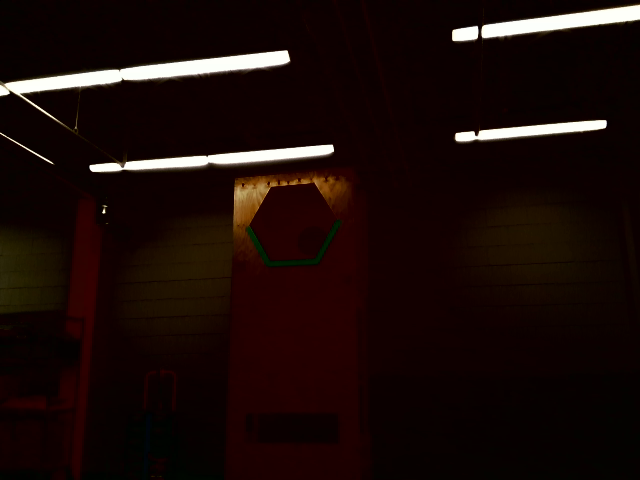
#> input picture src/vision/Elbit3_Color.png, 640 x 480 px
$ python Offline_Filter.py
#> lines starting #> are read from the running program, lines starting #| are printed output that depends on the picture; after the words box and inside, x2 and y2 are one past the last pixel; in counts of white or black regions, pixels touching at a corner belong together
# Final FRC 2020 vision program
# Exposure setting should be tuned on a per-competition basis
# They are currently tuned to the testing area
# Tuning for the RealSense camera can be done easily through the ReaslSense Viewer app in a GUI

from math import degrees, radians
import pyrealsense2 as rs2
import cv2
import numpy as np
import time

debugging = True

ANGLE_LOW_THRESHOLD = 40
ANGLE_HIGH_THRESHOLD = 70

# Resolution
WIDTH = 640
HEIGHT = 480
POINT_SAMPLES = 5

# Angle value of each pixel
FOV_ANGLE = 82.5
PIXEL_ANGLE = FOV_ANGLE / WIDTH

# Takes in slopes x and y, tests if they are equal to each other or any previously verified line


def unequal(new, old_list):
    variance = 5
    for i in old_list:
        x1, y1, x2, y2 = i[0]
        old_slope = degrees(np.arctan((y2 - y1) / (x2 - x1)))
        if abs(new - old_slope) < variance:
            return False
    return True


def newLine(
    filtered_lines, new_line, filtered_line_img, x1, y1, x2, y2, X_TOTAL, Y_TOTAL
):
    filtered_lines.append(new_line)
    if debugging:
        cv2.line(filtered_line_img, (x1, y1), (x2, y2), (0, 255, 0), 1)
    X_TOTAL += x1 + x2
    Y_TOTAL += y1 + y2

    return X_TOTAL, Y_TOTAL


VALS = []

FILTERED_LINE_IMG = np.zeros((HEIGHT, WIDTH, 3), np.uint8)

IMG = cv2.imread("Elbit3_Color.png")
#> IMG is the input picture: shape (480, 640, 3); mean B, G, R 8.8, 11.5, 26.2

# Convert from RGB to HSV, helps with filtering
HSV = cv2.cvtColor(IMG, cv2.COLOR_BGR2HSV)
#> HSV: shape (480, 640, 3); mean H, S, V 5.1, 244.8, 26.3

# Define upper and lower bounds for HSV variables
LOWER_COLOR = np.array([29, 144, 5])
UPPER_COLOR = np.array([144, 255, 255])

# Create mask within hsv range
MASK = cv2.inRange(HSV, LOWER_COLOR, UPPER_COLOR)
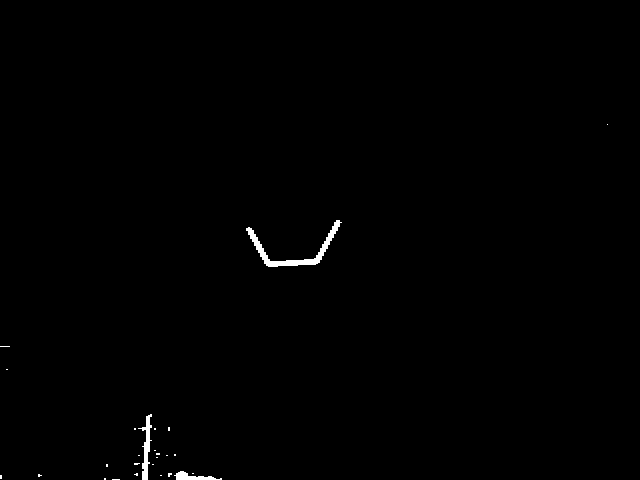
#> MASK: shape (480, 640); 0.47% white; 26 white regions (23 under 20 px), largest, box (x1, y1, x2, y2) and area: (246, 220, 342, 267) 784, (138, 414, 152, 480) 346, (174, 471, 222, 480) 206

# Blur image (buffer for pixel imperfections)
MEDIAN = cv2.medianBlur(MASK, 5)
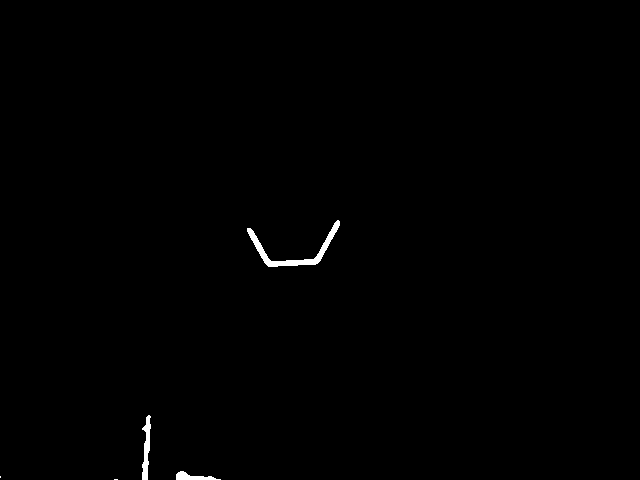
#> MEDIAN: shape (480, 640); 0.43% white; 5 white regions (2 under 20 px), largest, box (x1, y1, x2, y2) and area: (247, 220, 340, 267) 773, (142, 415, 151, 480) 335, (176, 471, 221, 480) 203

# Edge detection for use in line detection
MED_EDGES = cv2.Canny(MEDIAN, 50, 150)
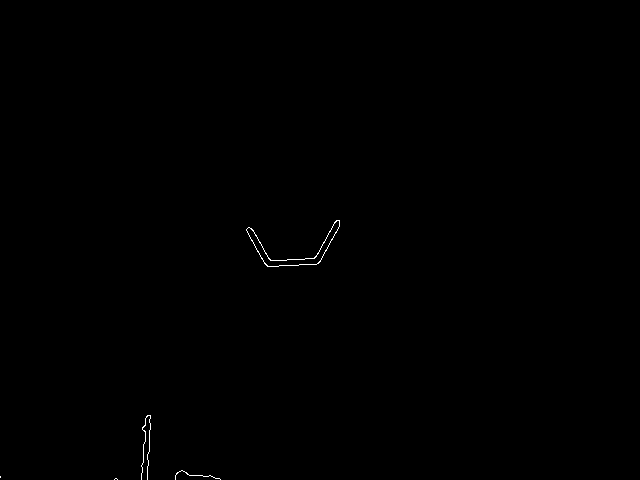
#> MED_EDGES: shape (480, 640); 0.15% white in thin lines or dots, all inside (x1, y1, x2, y2) = (0, 220, 340, 480)

if debugging:
    BLUR = cv2.GaussianBlur(MASK, (3, 3), 0)

    BLUR_EDGES = cv2.Canny(BLUR, 100, 200)
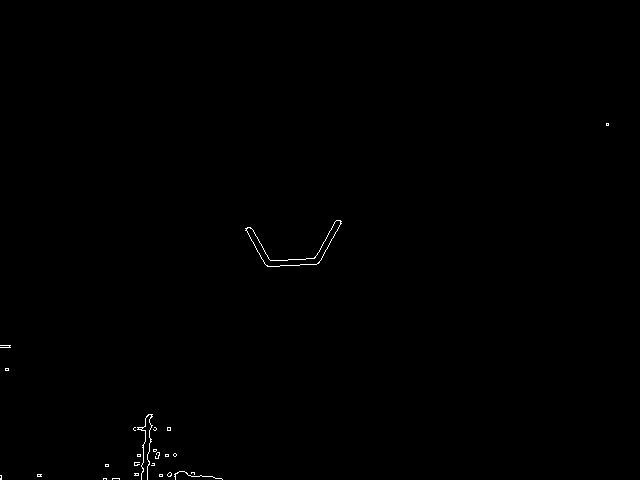
#> BLUR_EDGES: shape (480, 640); 0.23% white in thin lines or dots, all inside (x1, y1, x2, y2) = (0, 123, 609, 480)
    MASK_EDGES = cv2.Canny(MASK, 100, 200)
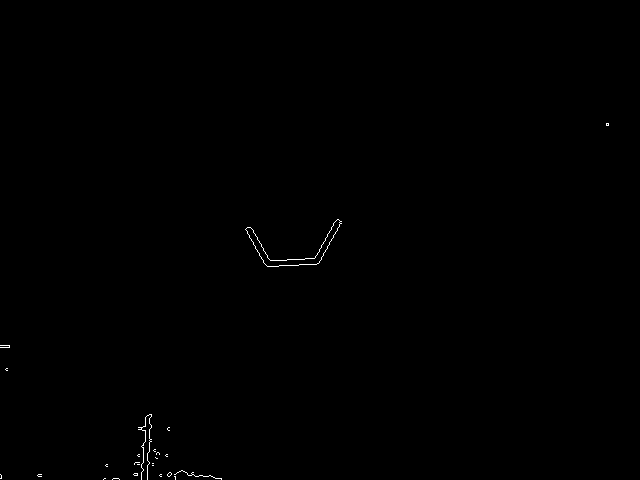
#> MASK_EDGES: shape (480, 640); 0.19% white in thin lines or dots, all inside (x1, y1, x2, y2) = (0, 123, 609, 480)

    # Empty image for drawing lines (testing)
    FILTERED_LINE_IMG = np.zeros((HEIGHT, WIDTH, 3), np.uint8)
    LINE_IMG = np.zeros((HEIGHT, WIDTH, 3), np.uint8)
# Find lines in selected image
LINES = cv2.HoughLinesP(MED_EDGES, 1, radians(0.5), 25, maxLineGap=25)
#> LINES = [[141, 479, 145, 418], [310, 264, 336, 220], [267, 266, 316, 264], [263, 261, 322, 257], [147, 479, 150, 415], [318, 263, 339, 225], [246, 230, 266, 265], [251, 228, 270, 259]]

# If there are lines:
if LINES is not None:
    NUM_LINES = len(LINES)
#> NUM_LINES = 8
    FILTERED_LINES = []
    X_TOTAL = 0
    Y_TOTAL = 0

    for NEW_LINE in LINES:
        x1, y1, x2, y2 = NEW_LINE[0]
        new_slope = degrees(np.arctan((y2 - y1) / (x2 - x1)))

        # Checks if we have verified lines, and makes a new line based on that.
        if FILTERED_LINES:
            if (
                ANGLE_HIGH_THRESHOLD > abs(new_slope) > ANGLE_LOW_THRESHOLD
            ) and unequal(new_slope, FILTERED_LINES):
                X_TOTAL, Y_TOTAL = newLine(
                    FILTERED_LINES,
                    NEW_LINE,
                    FILTERED_LINE_IMG,
                    x1,
                    y1,
                    x2,
                    y2,
                    X_TOTAL,
                    Y_TOTAL,
                )
        elif ANGLE_HIGH_THRESHOLD > abs(new_slope) > ANGLE_LOW_THRESHOLD:
            X_TOTAL, Y_TOTAL = newLine(
                FILTERED_LINES,
                NEW_LINE,
                FILTERED_LINE_IMG,
                x1,
                y1,
                x2,
                y2,
                X_TOTAL,
                Y_TOTAL,
            )
#> this loop made 8 passes
#> (x1, y1, x2, y2, new_slope, X_TOTAL, Y_TOTAL) on passes 2, 7: (310, 264, 336, 220, -59.42, 646, 484), (246, 230, 266, 265, 60.26, 1158, 979)
#> (x1, y1, x2, y2, new_slope) on passes 1, 3, 4, 5, 6, 8: (141, 479, 145, 418, -86.25), (267, 266, 316, 264, -2.34), (263, 261, 322, 257, -3.88), (147, 479, 150, 415, -87.32), (318, 263, 339, 225, -61.07), (251, 228, 270, 259, 58.5)
    NUM_LINES = len(FILTERED_LINES)
#> NUM_LINES = 2
    if FILTERED_LINES:
        VALS.append([X_TOTAL / (2 * NUM_LINES), Y_TOTAL / (2 * NUM_LINES)])
        X_AVG = 0
        Y_AVG = 0

        for VAL in VALS:
            X_VAL, Y_VAL = VAL
            X_AVG += X_VAL
            Y_AVG += Y_VAL
#> this loop made 1 pass
#> (X_VAL, Y_VAL, X_AVG, Y_AVG) on pass 1: (289.5, 244.8, 289.5, 244.8)
#> after the loop, X_AVG = 289.5; Y_AVG = 244.8
        X_AVG = int(X_AVG)
#> X_AVG = 289
        Y_AVG = int(Y_AVG)
#> Y_AVG = 244

        cv2.circle(FILTERED_LINE_IMG, (X_AVG, Y_AVG), 5, [255, 255, 255], -1)
    if debugging:
        for LINE in LINES:
            x1, y1, x2, y2 = LINE[0]
            cv2.line(LINE_IMG, (x1, y1), (x2, y2), (0, 255, 0), 1)
#> this loop made 8 passes
# Open the gallery of all my filtered works
if debugging:
    cv2.imshow("og lines", LINE_IMG)
    cv2.imshow("lines", FILTERED_LINE_IMG)
    cv2.imshow("OG", IMG)
    cv2.imshow("Mask", MASK)
    cv2.imshow("blur", BLUR_EDGES)
    cv2.imshow("median", MEDIAN)
    cv2.imshow("med", MED_EDGES)
    cv2.imshow("Mask Edges", MASK_EDGES)
cv2.waitKey(0)

cv2.destroyAllWindows()

$ run again, with src/vision/Elbit1_Color.png copied over src/vision/Elbit3_Color.png
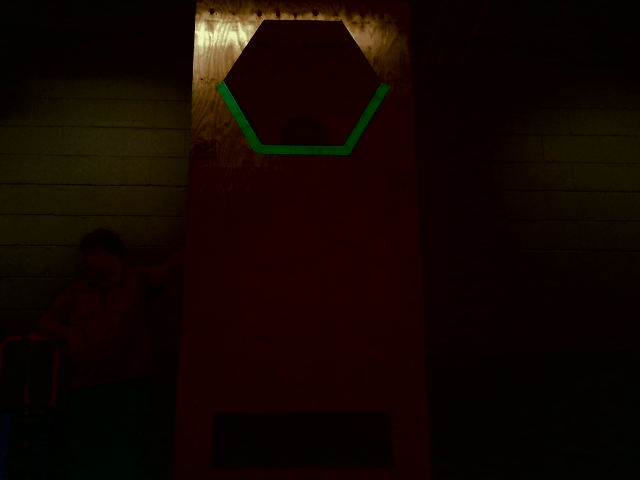
#> input picture src/vision/Elbit1_Color.png, 640 x 480 px
#> IMG is the input picture: shape (480, 640, 3); mean B, G, R 1.3, 6.2, 18.5
#> HSV: shape (480, 640, 3); mean H, S, V 10.3, 252.7, 19
#> `MASK = cv2.inRange(HSV, LOWER_COLOR, UPPER_COLOR)`:
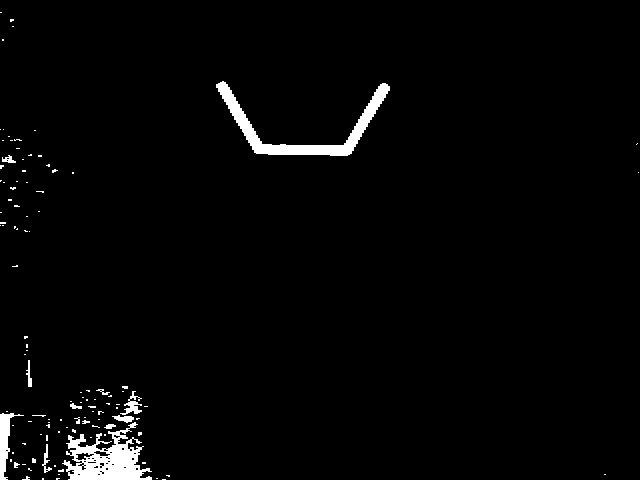
#> MASK: shape (480, 640); 2.3% white; 113 white regions (99 under 20 px), largest, box (x1, y1, x2, y2) and area: (216, 81, 390, 156) 2584, (62, 422, 152, 480) 2576, (0, 413, 24, 480) 562
#> MEDIAN: shape (480, 640); 2.1% white; 24 white regions (14 under 20 px), largest, box (x1, y1, x2, y2) and area: (64, 429, 152, 480) 2608, (216, 82, 390, 156) 2577, (0, 413, 14, 480) 551
#> MED_EDGES: shape (480, 640); 0.43% white in thin lines or dots, all inside (x1, y1, x2, y2) = (0, 81, 390, 480)
#> BLUR_EDGES: shape (480, 640); 0.98% white in thin lines or dots
#> `MASK_EDGES = cv2.Canny(MASK, 100, 200)`:
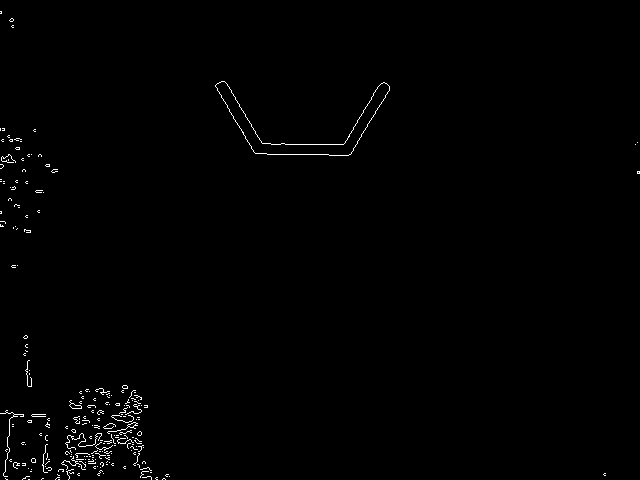
#> MASK_EDGES: shape (480, 640); 0.73% white in thin lines or dots
#> LINES = 13 rows, first 6: [227, 84, 269, 154], [216, 87, 255, 153], [271, 144, 356, 144], [338, 155, 378, 86], [350, 154, 389, 88], [256, 153, 348, 155]
#> `NUM_LINES = len(LINES)`: NUM_LINES = 13
#> the loop `for NEW_LINE in LINES:` made 13 passes
#> (x1, y1, x2, y2, new_slope, X_TOTAL, Y_TOTAL) on passes 1, 4, 7, 12: (227, 84, 269, 154, 59.04, 496, 238), (338, 155, 378, 86, -59.9, 1212, 479), (68, 473, 134, 394, -50.12, 1414, 1346), (72, 465, 136, 401, -45, 1622, 2212)
#> `NUM_LINES = len(FILTERED_LINES)`: NUM_LINES = 4
#> the loop `for VAL in VALS:` made 1 pass
#> (X_VAL, Y_VAL, X_AVG, Y_AVG) on pass 1: (202.8, 276.5, 202.8, 276.5)
#> after the loop `for VAL in VALS:`: X_AVG = 202.8; Y_AVG = 276.5
#> `X_AVG = int(X_AVG)`: X_AVG = 202
#> `Y_AVG = int(Y_AVG)`: Y_AVG = 276
#> the loop `for LINE in LINES:` made 13 passes

$ run again, with src/vision/Elbit2_Color.png copied over src/vision/Elbit3_Color.png
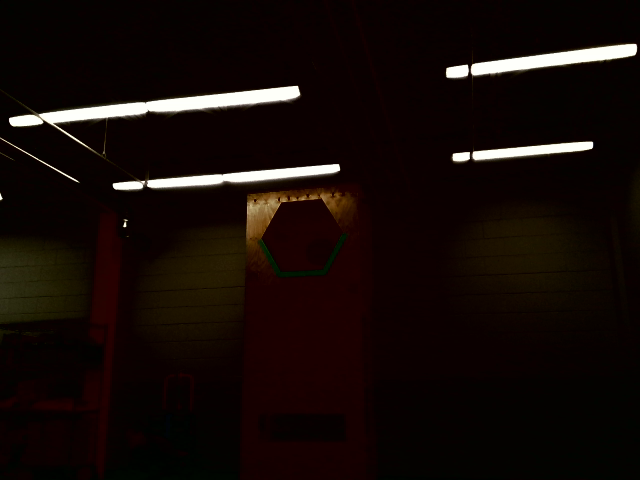
#> input picture src/vision/Elbit2_Color.png, 640 x 480 px
#> IMG is the input picture: shape (480, 640, 3); mean B, G, R 8, 11.2, 20.8
#> HSV: shape (480, 640, 3); mean H, S, V 8.2, 244.9, 21
#> `MASK = cv2.inRange(HSV, LOWER_COLOR, UPPER_COLOR)`:
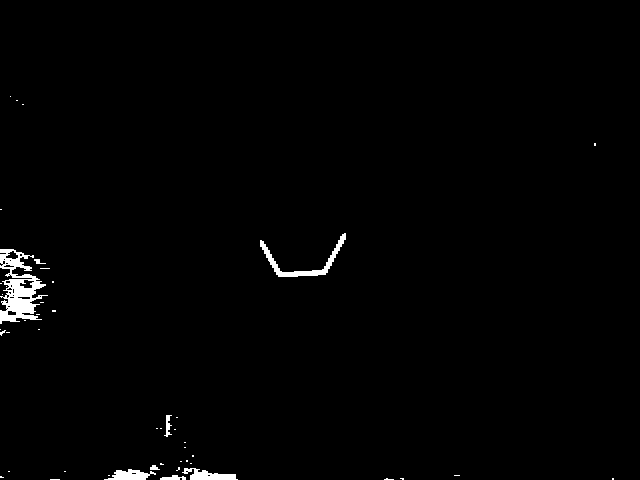
#> MASK: shape (480, 640); 1.1% white; 47 white regions (39 under 20 px), largest, box (x1, y1, x2, y2) and area: (0, 249, 48, 324) 1683, (260, 233, 346, 277) 659, (182, 468, 238, 480) 376
#> MEDIAN: shape (480, 640); 1.1% white; 12 white regions (5 under 20 px), largest, box (x1, y1, x2, y2) and area: (0, 249, 44, 323) 1754, (260, 234, 346, 277) 648, (184, 468, 237, 480) 370
#> MED_EDGES: shape (480, 640); 0.29% white in thin lines or dots, all inside (x1, y1, x2, y2) = (0, 234, 392, 480)
#> BLUR_EDGES: shape (480, 640); 0.55% white in thin lines or dots, all inside (x1, y1, x2, y2) = (0, 95, 615, 480)
#> `MASK_EDGES = cv2.Canny(MASK, 100, 200)`:
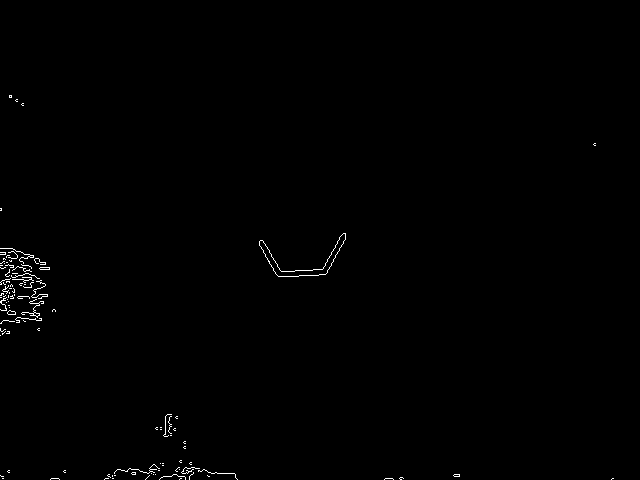
#> MASK_EDGES: shape (480, 640); 0.45% white in thin lines or dots, all inside (x1, y1, x2, y2) = (0, 95, 614, 480)
#> LINES = 14 rows, first 6: [275, 272, 329, 268], [320, 274, 341, 235], [184, 472, 234, 474], [278, 276, 325, 274], [326, 273, 345, 237], [386, 478, 390, 478]
#> `NUM_LINES = len(LINES)`: NUM_LINES = 14
#> the loop `for NEW_LINE in LINES:` made 14 passes
#> (x1, y1, x2, y2, new_slope, X_TOTAL, Y_TOTAL) on passes 2, 7, 8, 12: (320, 274, 341, 235, -61.7, 661, 509), (7, 248, 43, 284, 45, 711, 1041), (259, 244, 277, 275, 59.86, 1247, 1560), (165, 431, 168, 435, 53.13, 1580, 2426)
#> `NUM_LINES = len(FILTERED_LINES)`: NUM_LINES = 4
#> the loop `for VAL in VALS:` made 1 pass
#> (X_VAL, Y_VAL, X_AVG, Y_AVG) on pass 1: (197.5, 303.2, 197.5, 303.2)
#> after the loop `for VAL in VALS:`: X_AVG = 197.5; Y_AVG = 303.2
#> `X_AVG = int(X_AVG)`: X_AVG = 197
#> `Y_AVG = int(Y_AVG)`: Y_AVG = 303
#> the loop `for LINE in LINES:` made 14 passes

$ run again, with src/vision/connecticut2.PNG copied over src/vision/Elbit3_Color.png
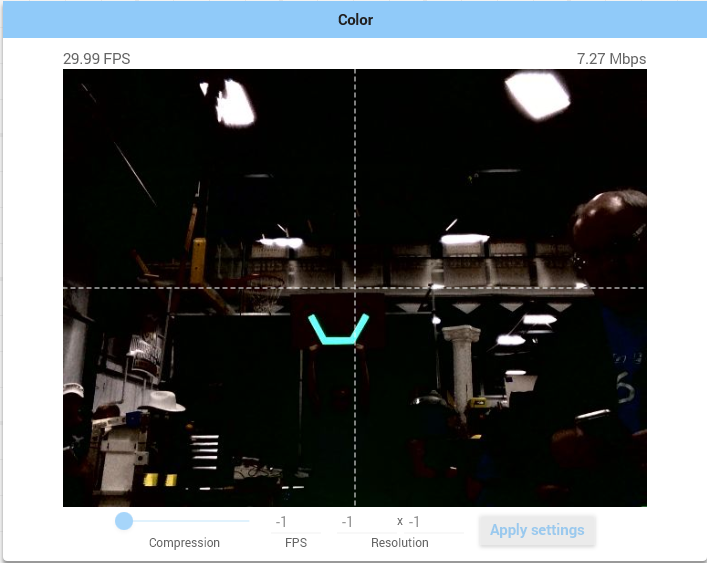
#> input picture src/vision/connecticut2.PNG, 707 x 563 px
#> IMG is the input picture: shape (563, 707, 3); mean B, G, R 99, 97.8, 94.7
#> HSV: shape (563, 707, 3); mean H, S, V 35.9, 144.7, 103.2
#> `MASK = cv2.inRange(HSV, LOWER_COLOR, UPPER_COLOR)`:
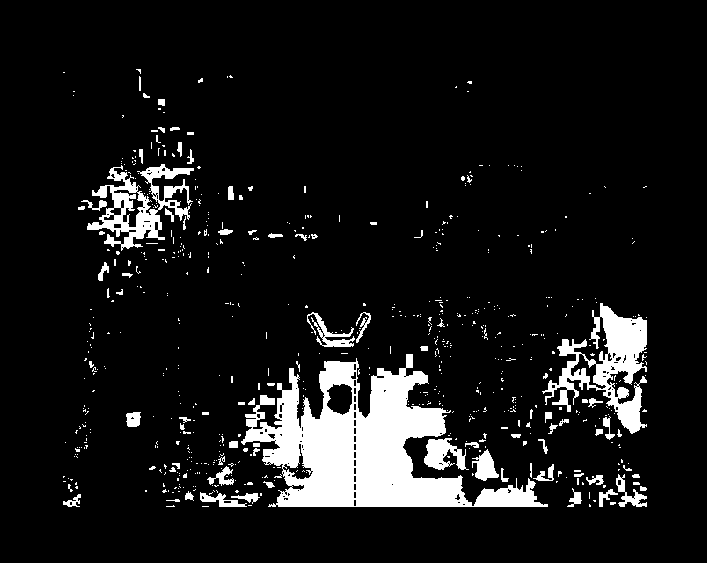
#> MASK: shape (563, 707); 9.2% white; 651 white regions (571 under 20 px), largest, box (x1, y1, x2, y2) and area: (241, 354, 548, 507) 20138, (542, 303, 647, 434) 5078, (87, 164, 194, 251) 3350
#> MEDIAN: shape (563, 707); 8.6% white; 102 white regions (49 under 20 px), largest, box (x1, y1, x2, y2) and area: (242, 354, 546, 507) 20508, (547, 304, 647, 433) 5053, (87, 168, 172, 248) 2629
#> MED_EDGES: shape (563, 707); 1.5% white in thin lines or dots, all inside (x1, y1, x2, y2) = (64, 79, 647, 507)
#> BLUR_EDGES: shape (563, 707); 3.6% white in thin lines or dots, all inside (x1, y1, x2, y2) = (62, 68, 648, 508)
#> LINES = 235 rows, first 6: [220, 506, 244, 506], [278, 506, 572, 506], [283, 477, 308, 477], [284, 478, 303, 478], [413, 477, 507, 478], [98, 205, 160, 239]
#> `NUM_LINES = len(LINES)`: NUM_LINES = 235
#> the loop `for NEW_LINE in LINES:` made 235 passes
#> (x1, y1, x2, y2, new_slope, X_TOTAL, Y_TOTAL) on passes 10, 15, 61, 62, 98, 137, 221: (465, 498, 470, 503, 45, 935, 1001), (581, 342, 622, 425, 63.71, 2138, 1768), (298, 394, 365, 328, -44.57, 2801, 2490), (100, 280, 188, 133, -59.09, 3089, 2903), (324, 342, 332, 332, -51.34, 3745, 3577), (277, 505, 300, 456, -64.86, 4322, 4538), (162, 127, 189, 162, 52.35, 4673, 4827)
#> `NUM_LINES = len(FILTERED_LINES)`: NUM_LINES = 7
#> the loop `for VAL in VALS:` made 1 pass
#> (X_VAL, Y_VAL, X_AVG, Y_AVG) on pass 1: (333.8, 344.8, 333.8, 344.8)
#> after the loop `for VAL in VALS:`: X_AVG = 333.8; Y_AVG = 344.8
#> `X_AVG = int(X_AVG)`: X_AVG = 333
#> `Y_AVG = int(Y_AVG)`: Y_AVG = 344
#> the loop `for LINE in LINES:` made 235 passes
#> after the loop `for LINE in LINES:`:
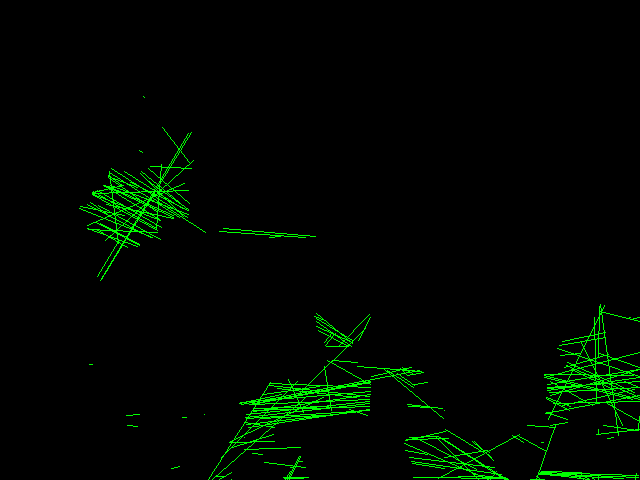
#> LINE_IMG: shape (480, 640, 3); mean of channels 0, 1, 2 0, 7.7, 0; drawn as B, G, R
